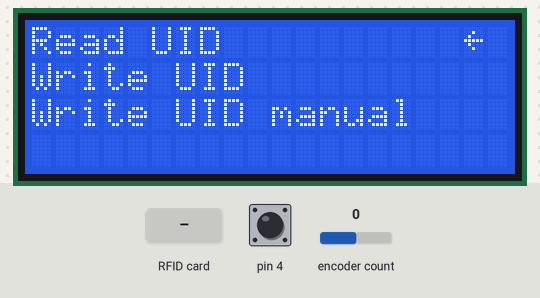
Simulated run of this sketch. Board: Arduino Uno, built with avr-gcc and run on an emulated ATmega328P. On the bench: 20×4 character LCD. The test bench sets the inputs (shaded band); at power-on: pin 4 HIGH, encoder count 0.

Above: at 1.3 s.
1.4 s: pin 4 pulled LOW for 0.15 s
At 1.75 s:
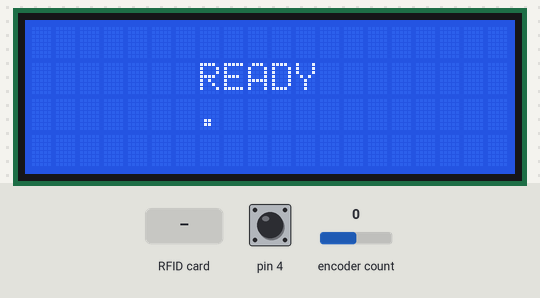
2.1 s: RFID card 00 00 00 00 held to the reader
At 3.5 s:
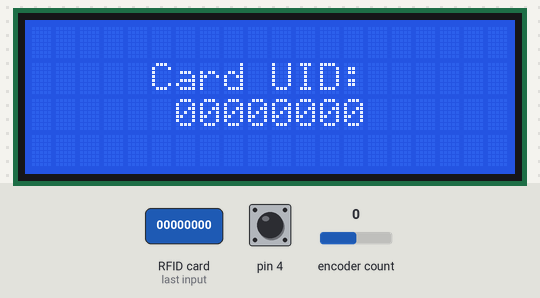
4.6 s: RFID card 5E 7A 19 C4 held to the reader
At 6.4 s:
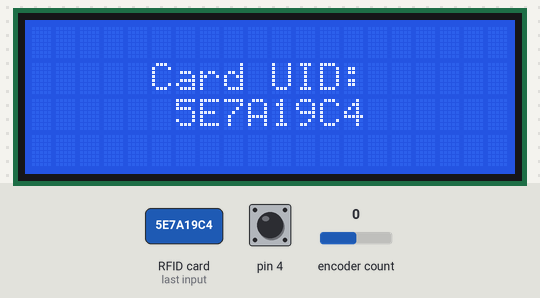
Timing chart, 0 to 7.9 s (numbered marks = the images above; inputs shaded):
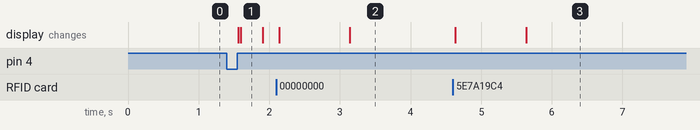

The sketch:

RFID_1356_reader.ino
```cpp
#include "GyverEncoder.h"
#include <SPI.h>
#include <MFRC522.h>
#include <LiquidCrystal_I2C.h>
#include <Wire.h>


const int CLK     = 2;         // S2
const int DT      = 3;         // S1
const int SW      = 4;         // KEY
const int RST_PIN = 9;
const int SS_PIN  = 10;


/*
   Display wiring:
   GND - GND, VCC - 5V, SDA - A4, SCL - A5
   Encoder wiring:
   GND - GND, VCC - 5V, S1 - D3, S2 - D2, KEY - D4
   RFID module wiring:
   GND - GND, 3.3V - 3.3V, RST - D9, MISO - D12, MOSI - D11, SCK - D13, SDA - D10

*/


MFRC522 mfrc522(SS_PIN, RST_PIN);
Encoder enc(CLK, DT, SW, TYPE1);
LiquidCrystal_I2C lcd(0x27, 20, 4);

MFRC522::MIFARE_Key key;
MFRC522::PICC_Type piccType = mfrc522.PICC_GetType(mfrc522.uid.sak);

const byte cursor_symbol[8] = {
  0x00, 0x04, 0x08, 0x1F,
  0x08, 0x04, 0x00, 0x00
};

const byte upper_cursor[8] = {
  0x00, 0x04, 0x04, 0x04,
  0x15, 0x0E, 0x04, 0x00
};

const byte tracery[8] = {
  0x0A, 0x15, 0x0A, 0x15,
  0x0A, 0x15, 0x0A, 0x15
};

byte nuid[4] = {0x00, 0x00, 0x00, 0x00};
byte uid_manual[4] = {0x12, 0x34, 0x56, 0x78};


byte cursor_pos = 0;
bool main_menu = 1;
bool cursor_clear = 0;
bool first_enter_submenu = 1;
byte manual_enter_pos = 0;
bool end_of_writing = 0;
bool first_write_manual = 1;
uint64_t timer = 0;
bool first_time_waiting_animation = 1;
byte dot_pos = 6;
bool animation = 1;
bool first_clear_row = 1;

void SetParametersByDefault() {
  end_of_writing = 0;
  first_write_manual = 1;
  main_menu = 1;
  InitialScreen();
  first_enter_submenu = 1;
  manual_enter_pos = 0;
}

void PrintUID(byte* arr, byte x, byte y) {
  for (byte i = 0; i < 4; ++i) {
    lcd.setCursor(i * 2 + x, y);
    String to_print = *(arr + i) > 15 ? String(*(arr + i), HEX)
                      : String("0") + String(*(arr + i), HEX);
    to_print.toUpperCase();
    lcd.print(to_print);
  }
}

void WaitingAnimation() {
  if (first_time_waiting_animation) {
    lcd.clear();
    first_time_waiting_animation = 0;
    lcd.setCursor(7, 1);
    lcd.print("READY");
  }
  if (abs(millis() - timer) >= 300) {
    timer = millis();
    lcd.setCursor(dot_pos, 2);
    lcd.print(" ");
    dot_pos = (dot_pos < 11) ? dot_pos + 1 : 7;
    lcd.setCursor(dot_pos, 2);
    lcd.print(".");
  }
}

void PrintStar(int x, int y, uint64_t anumation_duration) {
  lcd.setCursor(x, y);
  lcd.print("*");
  delay(anumation_duration);
  lcd.setCursor(x, y);
  lcd.print(" ");
}

[[nodiscard]] bool WaitForCard() {
  if (!mfrc522.PICC_IsNewCardPresent()) {
    if (animation) {
      WaitingAnimation();
    }
    return 1;
  }

  if (!mfrc522.PICC_ReadCardSerial()) {
    return 1;
  }
  return 0;
}

void ReadCardUID() {
  enc.tick();
  if (WaitForCard()) {
    return;
  }

  first_time_waiting_animation = 1;
  dot_pos = 6;

  for (int i = 0; i < 4; ++i) {
    nuid[i] = mfrc522.uid.uidByte[i];
  }

  lcd.setCursor(5, 1);
  lcd.print("Card UID:");
  PrintUID(nuid, 6, 2);
  PrintStar(17, 1, 1000);

  animation = 0;
  mfrc522.PICC_HaltA();
  mfrc522.PCD_StopCrypto1();
}

void WriteCardUID(byte* arr = nuid) {
  enc.tick();
  if (WaitForCard()) {
    return;
  }

  first_time_waiting_animation = 1;
  dot_pos = 6;
  animation = 0;
  PrintUID(arr, 6, 2);
  if (mfrc522.MIFARE_SetUid(arr, (byte)4, true)) {
    lcd.setCursor(6, 1);
    lcd.print("       ");
    lcd.setCursor(6, 0);
    lcd.print("Written!");
  }
  else {
    lcd.setCursor(6, 0);
    lcd.print("        ");
    lcd.setCursor(6, 1);
    lcd.print("Failed!");
  }
  mfrc522.PICC_HaltA();
  mfrc522.PCD_StopCrypto1();
  PrintStar(17, 1, 1000);
}

void PrintUpperArrow(byte x) {
  if (x != 6) {
    lcd.setCursor(x - 1, 1);
    lcd.print(" ");
  }
  lcd.setCursor(x, 1);
  lcd.write(2);
}

void WriteCardUIDManual() {
  enc.tick();
  if (first_write_manual) {
    first_write_manual = 0;
    lcd.clear();
    PrintUID(uid_manual, 6, 2);
    lcd.setCursor(2, 0);
    lcd.print("Enter UID below:");
  }
  if (!end_of_writing) {
    first_clear_row = 1;
    PrintUpperArrow(manual_enter_pos + 6);
    byte additional_number = (manual_enter_pos % 2 == 0) ? 16 : 1;
    if (enc.isRight()) {
      if ((uid_manual[manual_enter_pos / 2] & (0x0F << (additional_number / 4)))
          >> (additional_number / 4) < 15) {
        uid_manual[manual_enter_pos / 2] += additional_number;
      }
      enc.tick();
      PrintUID(uid_manual, 6, 2);
    }
    else if (enc.isLeft()) {
      if ((uid_manual[manual_enter_pos / 2] & (0x0F << (additional_number / 4)))
          >> (additional_number / 4) > 0) {
        uid_manual[manual_enter_pos / 2] -= additional_number;
      }
      enc.tick();
      PrintUID(uid_manual, 6, 2);
    }
    enc.tick();
    if (enc.isClick()) {
      manual_enter_pos += 1;
      if (manual_enter_pos == 8) {
        end_of_writing = 1;
      }
    }
  }
  else {
    if (first_clear_row) {
      lcd.setCursor(2, 0);
      lcd.print("                ");
      first_clear_row = 0;
    }
    lcd.setCursor(13, 1);
    lcd.print(" ");
    WriteCardUID(uid_manual);
    enc.tick();
    if (enc.isHolded()) {
      SetParametersByDefault();
    }
  }
  if (enc.isHolded()) {
    SetParametersByDefault();
  }
}

void Actions(byte act) {
  enc.tick();
  if (!main_menu) {
    if (act == 0) {
      ReadCardUID();
    }
    else if (act == 1) {
      WriteCardUID();
    }
    else if (act == 2) {
      WriteCardUIDManual();
    }
  }
}

void ProcessInput() {
  enc.tick();
  if (first_enter_submenu) {
    first_enter_submenu = 0;
    first_time_waiting_animation = 1;
    lcd.clear();
  }
}

void InitialScreen() {
  enc.tick();
  lcd.clear();
  PrintCursor(cursor_pos);
  lcd.setCursor(0, 0);
  lcd.print("Read UID");
  lcd.setCursor(0, 1);
  lcd.print("Write UID");
  lcd.setCursor(0, 2);
  lcd.print("Write UID manual");
}

void PrintCursor(byte cursor_position) {
  enc.tick();
  if (main_menu) {
    animation = 1;
    switch (cursor_position) {
      case 0: {
          lcd.setCursor(18, 0);
          lcd.write(1);
          lcd.setCursor(18, 1);
          lcd.print(" ");
          lcd.setCursor(18, 2);
          lcd.print(" ");
          break;
        }
      case 1: {
          lcd.setCursor(18, 1);
          lcd.write(1);
          lcd.setCursor(18, 0);
          lcd.print(" ");
          lcd.setCursor(18, 2);
          lcd.print(" ");
          break;
        }
      case 2: {
          lcd.setCursor(18, 2);
          lcd.write(1);
          lcd.setCursor(18, 0);
          lcd.print(" ");
          lcd.setCursor(18, 1);
          lcd.print(" ");
          break;
        }
    }
  }
}

void ProcessCursor(byte* par) {
  enc.tick();
  if (enc.isClick() && (main_menu == 1 || cursor_pos != 2)) {
    main_menu = !main_menu;
    if (main_menu == 1) {
      InitialScreen();
      first_enter_submenu = 1;
    }
  }
  if (main_menu) {
    cursor_clear = 0;
    if (enc.isRight()) {
      *par = *par < 2 ? *par + 1 : 0;
      PrintCursor(*par);
    }
    else if (enc.isLeft()) {
      *par = *par > 0 ? *par - 1 : 2;
      PrintCursor(*par);
    }
  }
  else {
    if (!cursor_clear) {
      lcd.setCursor(18, 0);
      lcd.write(" ");
      lcd.setCursor(18, 1);
      lcd.print(" ");
      lcd.setCursor(18, 2);
      lcd.print(" ");
      cursor_clear = 1;
    }
    ProcessInput();
  }
}

void setup() {
  for (byte i = 0; i < 6; i++) {
    key.keyByte[i] = 0xFF;
  }

  SPI.begin();
  lcd.begin();
  lcd.createChar(1, cursor_symbol);
  lcd.createChar(2, upper_cursor);
  lcd.createChar(3, tracery);
  mfrc522.PCD_Init();
  lcd.backlight();
  InitialScreen();
}

void loop() {
  enc.tick();
  ProcessCursor(&cursor_pos);
  Actions(cursor_pos);
}
```

Measured:
- after the input at 1.4 s, the display: first changes after 0.16 s (image 1 shows a later state)
- after the input at 2.1 s, the display: first changes at once (image 2 shows a later state)
- after the input at 4.6 s, the display: first changes at once (image 3 shows a later state)
